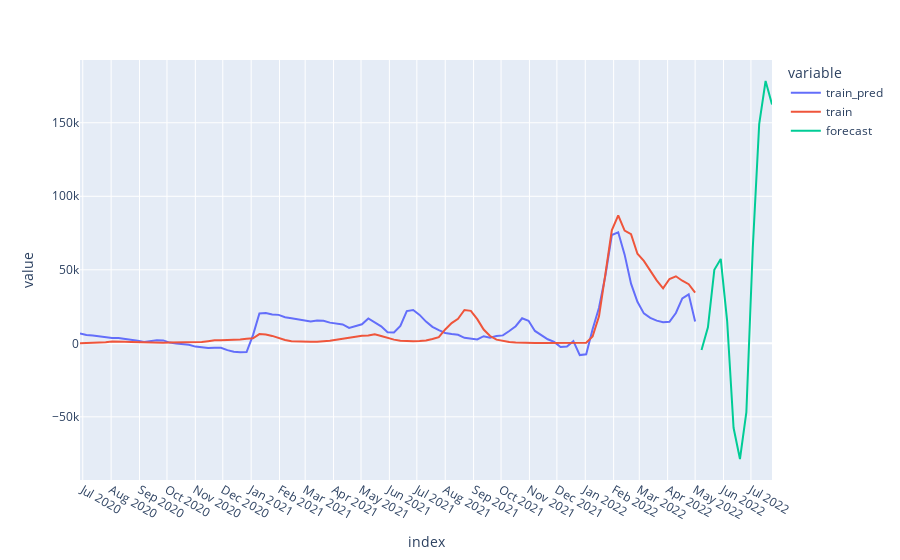

Notebook source saved alongside this figure:
### Code cell
X_train = X[X.index <= train_last_date]
y_train = y[y.index <= train_last_date]
X_train = X[X.index <= train_last_date]
y_train = y[y.index <= train_last_date]
y_train_index = y_train.index

y_train_pred = model.predict(X_train)
y_train_pred = sc.inverse_transform(y_train_pred.reshape(-1, 1)).ravel()
y_train_pred = pd.Series(y_train_pred, index=y_train_index, name='train_pred')
y_train = sc.inverse_transform(y_train.values.reshape(-1, 1)).ravel()
y_train = pd.Series(y_train, index=y_train_index, name='train')

rmse = np.sqrt( mean_squared_error(y_train, y_train_pred) )
print('RMSE: {:.5}'.format(rmse))

X_forecast = X[X.index > train_last_date]
y_forecast = y[y.index > train_last_date]
y_forecast_index = y_forecast.index

y_forecast = model.predict(X_forecast)
y_forecast = sc.inverse_transform(y_forecast.reshape(-1, 1)).ravel()
y_forecast = pd.Series(y_forecast, index=y_forecast_index, name='forecast')

fig = px.line(pd.concat([y_train_pred, y_train, y_forecast], axis=1))
fig.update_layout({
    'xaxis': {
        'dtick': 'M1'
    }
})
fig.show()
